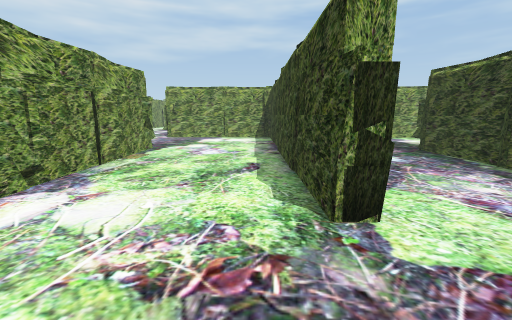
view 1 (above)

14 first-person views from a walk through a Unity game level. The camera is 1.3 m above the floor, tilts 10° down and sees 90° across. The floor is counted in squares, 1 m on a side. Each view is taken from the middle of a square. On the plan, view 1 faces up. The plan holds only what a view shows up to about 13 squares ahead; the rest is blank. The place goes on beyond the plan. The player character is not drawn.

view 2
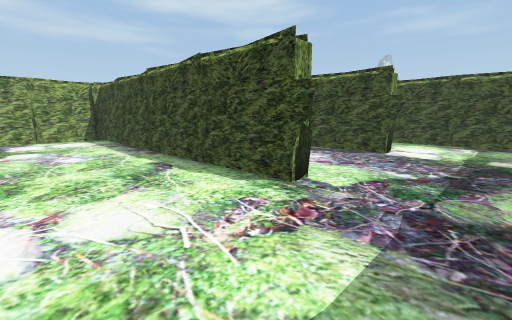

view 3
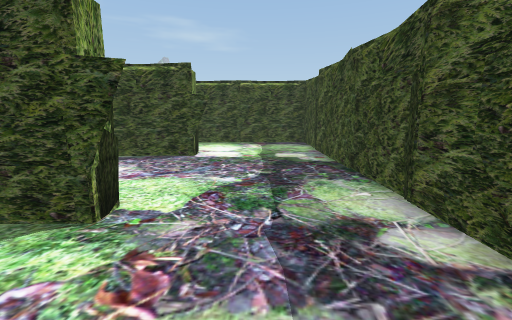

view 4
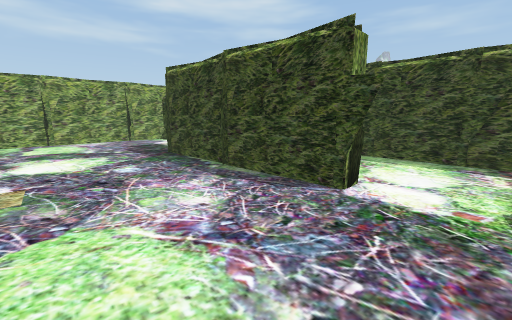

view 5
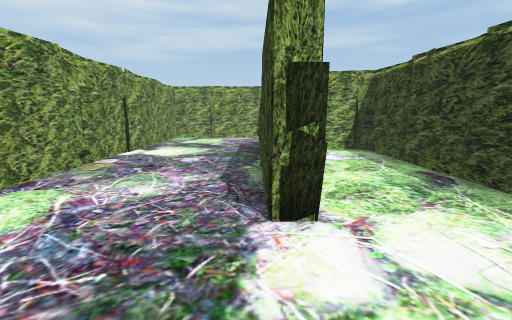

view 6
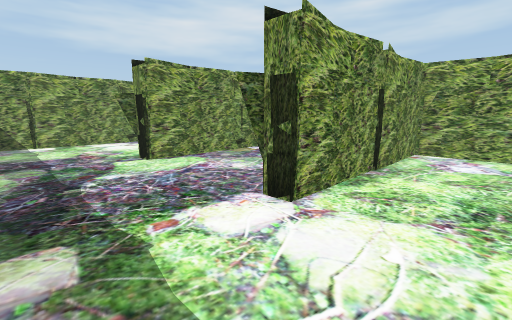

view 7
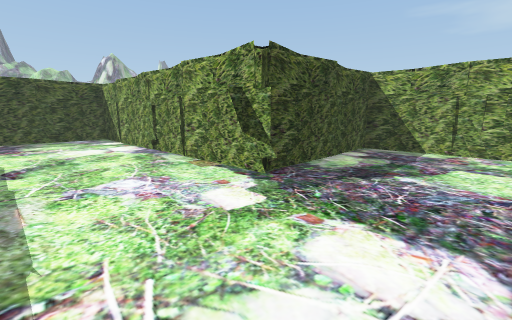

view 8
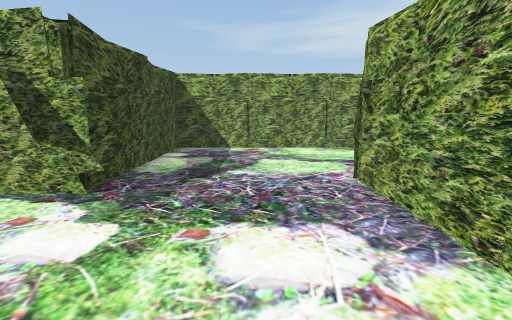

view 9
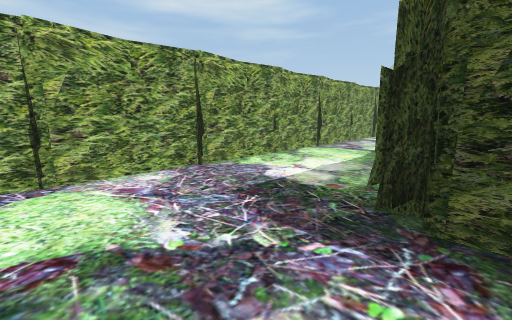

view 10
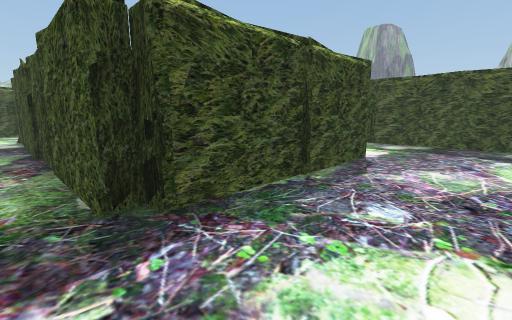

view 11
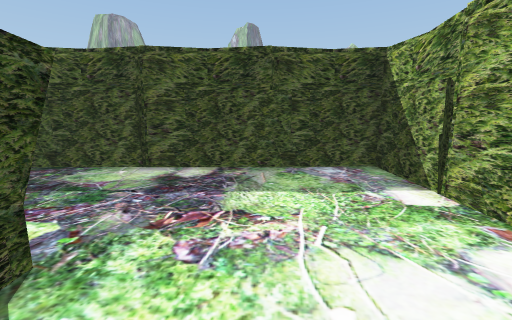

view 12
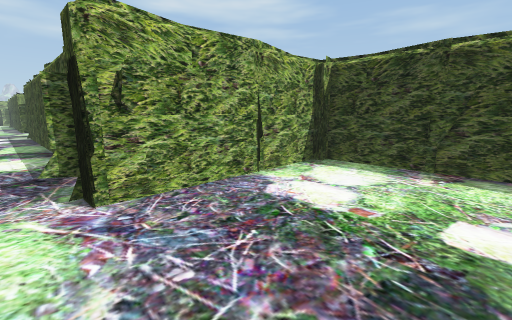

view 13
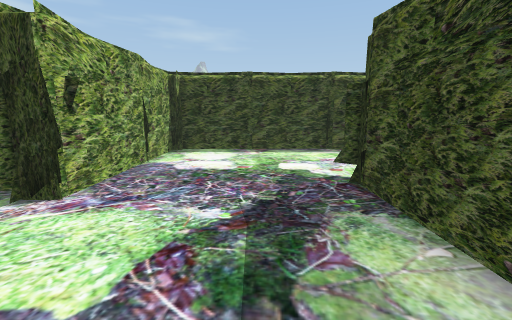

view 14
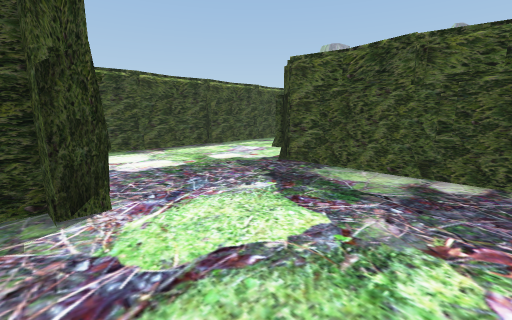

### Floor plan
Key: @ floor where view 1 was taken; # wall or solid block; . floor; O other object.
Columns run from 11 left of view 1 to 13 right of it. Each row starts with its distance up from view 1.
 16 O#....OO OO
 15 O#....##O#O###O#O##O###OO
 14  #..........#............
 13  #..........O............
 12  O..........O...........
 11 O#..........#............
 10  #O##OOO....O....OO####OO
  9  O  OO #....#....O#..O
  8        O....#....##..#
  7       O#....O....##..O
  6        #....#O...OO..#O
  5        O....#O...##..#
  4       O#....OO...O#..#
  3        O....#O...OO..#O
  2       O#.............O
  1       O#.............#
  0        #...@.........#O
 -1        ##OO#OO#OO#OO##
 -2       O#O# O  O  O  O

Where each view was taken, in squares from view 1:
view 1: 0 up, 0 right, facing up
view 2: 0 up, 3 left, facing up-right
view 3: 1 up, 2 left, facing right
view 4: 1 up, 2 right, facing up-right
view 5: 0 up, 6 right, facing up
view 6: 0 up, 9 right, facing up-left
view 7: 14 up, 0 right, facing down-left
view 8: 13 up, 0 right, facing left
view 9: 9 up, 3 right, facing up-right
view 10: 11 up, 3 right, facing down-right
view 11: 5 up, 1 left, facing down
view 12: 11 up, 6 left, facing up-right
view 13: 12 up, 9 left, facing right
view 14: 16 up, 9 left, facing down-right
